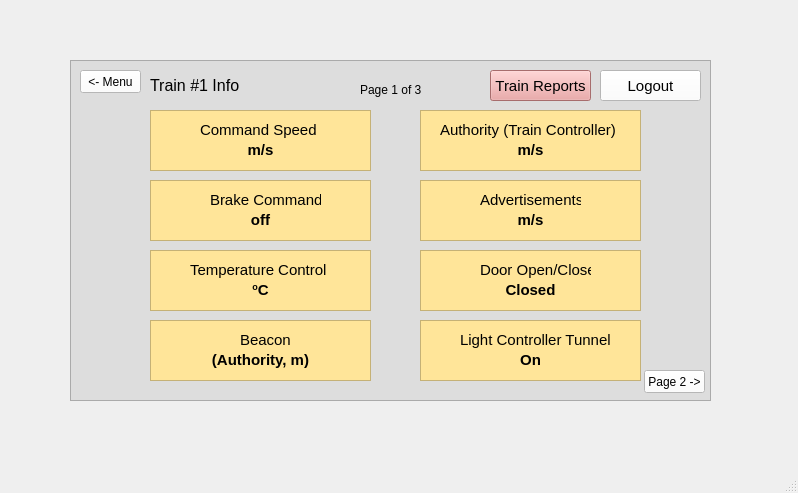
<?xml version="1.0" encoding="UTF-8"?>
<ui version="4.0">
 <class>MainWindow</class>
 <widget class="QMainWindow" name="MainWindow">
  <property name="geometry">
   <rect>
    <x>0</x>
    <y>0</y>
    <width>798</width>
    <height>493</height>
   </rect>
  </property>
  <property name="windowTitle">
   <string>MainWindow</string>
  </property>
  <widget class="QWidget" name="centralwidget">
   <widget class="QPushButton" name="logout_button_info1">
    <property name="geometry">
     <rect>
      <x>600</x>
      <y>70</y>
      <width>101</width>
      <height>31</height>
     </rect>
    </property>
    <property name="sizePolicy">
     <sizepolicy hsizetype="Minimum" vsizetype="Minimum">
      <horstretch>0</horstretch>
      <verstretch>0</verstretch>
     </sizepolicy>
    </property>
    <property name="minimumSize">
     <size>
      <width>0</width>
      <height>0</height>
     </size>
    </property>
    <property name="maximumSize">
     <size>
      <width>1347</width>
      <height>16777215</height>
     </size>
    </property>
    <property name="font">
     <font>
      <pointsize>11</pointsize>
     </font>
    </property>
    <property name="styleSheet">
     <string notr="true">background-color: rgb(255, 255, 255);</string>
    </property>
    <property name="text">
     <string>Logout</string>
    </property>
    <property name="iconSize">
     <size>
      <width>20</width>
      <height>20</height>
     </size>
    </property>
   </widget>
   <widget class="QFrame" name="frame">
    <property name="geometry">
     <rect>
      <x>70</x>
      <y>60</y>
      <width>641</width>
      <height>341</height>
     </rect>
    </property>
    <property name="styleSheet">
     <string notr="true">background-color: rgb(221, 221, 221);
border-color: rgb(0, 0, 0);</string>
    </property>
    <property name="frameShape">
     <enum>QFrame::StyledPanel</enum>
    </property>
    <property name="frameShadow">
     <enum>QFrame::Raised</enum>
    </property>
    <widget class="QLabel" name="label">
     <property name="geometry">
      <rect>
       <x>80</x>
       <y>10</y>
       <width>203</width>
       <height>31</height>
      </rect>
     </property>
     <property name="font">
      <font>
       <pointsize>12</pointsize>
      </font>
     </property>
     <property name="text">
      <string>Train #1 Info</string>
     </property>
    </widget>
    <widget class="QPushButton" name="report_button_info1">
     <property name="geometry">
      <rect>
       <x>420</x>
       <y>10</y>
       <width>101</width>
       <height>31</height>
      </rect>
     </property>
     <property name="sizePolicy">
      <sizepolicy hsizetype="Minimum" vsizetype="Minimum">
       <horstretch>0</horstretch>
       <verstretch>0</verstretch>
      </sizepolicy>
     </property>
     <property name="minimumSize">
      <size>
       <width>0</width>
       <height>0</height>
      </size>
     </property>
     <property name="maximumSize">
      <size>
       <width>1347</width>
       <height>16777215</height>
      </size>
     </property>
     <property name="font">
      <font>
       <pointsize>11</pointsize>
      </font>
     </property>
     <property name="styleSheet">
      <string notr="true">background-color: rgb(234, 153, 153);</string>
     </property>
     <property name="text">
      <string>Train Reports</string>
     </property>
     <property name="iconSize">
      <size>
       <width>20</width>
       <height>20</height>
      </size>
     </property>
    </widget>
    <widget class="QLabel" name="label_2">
     <property name="geometry">
      <rect>
       <x>130</x>
       <y>60</y>
       <width>121</width>
       <height>20</height>
      </rect>
     </property>
     <property name="font">
      <font>
       <pointsize>11</pointsize>
      </font>
     </property>
     <property name="styleSheet">
      <string notr="true">background-color: rgb(255, 229, 153);</string>
     </property>
     <property name="text">
      <string>Command Speed</string>
     </property>
    </widget>
    <widget class="QTextBrowser" name="disp_command_speed">
     <property name="geometry">
      <rect>
       <x>80</x>
       <y>50</y>
       <width>221</width>
       <height>61</height>
      </rect>
     </property>
     <property name="styleSheet">
      <string notr="true">background-color: rgb(255, 229, 153);</string>
     </property>
     <property name="html">
      <string>&lt;!DOCTYPE HTML PUBLIC &quot;-//W3C//DTD HTML 4.0//EN&quot; &quot;http://www.w3.org/TR/REC-html40/strict.dtd&quot;&gt;
&lt;html&gt;&lt;head&gt;&lt;meta name=&quot;qrichtext&quot; content=&quot;1&quot; /&gt;&lt;style type=&quot;text/css&quot;&gt;
p, li { white-space: pre-wrap; }
&lt;/style&gt;&lt;/head&gt;&lt;body style=&quot; font-family:'MS Shell Dlg 2'; font-size:8.25pt; font-weight:400; font-style:normal;&quot;&gt;
&lt;p align=&quot;center&quot; style=&quot;-qt-paragraph-type:empty; margin-top:0px; margin-bottom:0px; margin-left:0px; margin-right:0px; -qt-block-indent:0; text-indent:0px;&quot;&gt;&lt;br /&gt;&lt;/p&gt;
&lt;p align=&quot;center&quot; style=&quot;-qt-paragraph-type:empty; margin-top:0px; margin-bottom:0px; margin-left:0px; margin-right:0px; -qt-block-indent:0; text-indent:0px; font-weight:600;&quot;&gt;&lt;br /&gt;&lt;/p&gt;
&lt;p align=&quot;center&quot; style=&quot; margin-top:0px; margin-bottom:0px; margin-left:0px; margin-right:0px; -qt-block-indent:0; text-indent:0px;&quot;&gt;&lt;span style=&quot; font-size:11pt; font-weight:600;&quot;&gt;m/s&lt;/span&gt;&lt;/p&gt;&lt;/body&gt;&lt;/html&gt;</string>
     </property>
    </widget>
    <widget class="QTextBrowser" name="disp_authority_train">
     <property name="geometry">
      <rect>
       <x>350</x>
       <y>50</y>
       <width>221</width>
       <height>61</height>
      </rect>
     </property>
     <property name="styleSheet">
      <string notr="true">background-color: rgb(255, 229, 153);</string>
     </property>
     <property name="html">
      <string>&lt;!DOCTYPE HTML PUBLIC &quot;-//W3C//DTD HTML 4.0//EN&quot; &quot;http://www.w3.org/TR/REC-html40/strict.dtd&quot;&gt;
&lt;html&gt;&lt;head&gt;&lt;meta name=&quot;qrichtext&quot; content=&quot;1&quot; /&gt;&lt;style type=&quot;text/css&quot;&gt;
p, li { white-space: pre-wrap; }
&lt;/style&gt;&lt;/head&gt;&lt;body style=&quot; font-family:'MS Shell Dlg 2'; font-size:8.25pt; font-weight:400; font-style:normal;&quot;&gt;
&lt;p align=&quot;center&quot; style=&quot;-qt-paragraph-type:empty; margin-top:0px; margin-bottom:0px; margin-left:0px; margin-right:0px; -qt-block-indent:0; text-indent:0px;&quot;&gt;&lt;br /&gt;&lt;/p&gt;
&lt;p align=&quot;center&quot; style=&quot;-qt-paragraph-type:empty; margin-top:0px; margin-bottom:0px; margin-left:0px; margin-right:0px; -qt-block-indent:0; text-indent:0px; font-weight:600;&quot;&gt;&lt;br /&gt;&lt;/p&gt;
&lt;p align=&quot;center&quot; style=&quot; margin-top:0px; margin-bottom:0px; margin-left:0px; margin-right:0px; -qt-block-indent:0; text-indent:0px;&quot;&gt;&lt;span style=&quot; font-size:11pt; font-weight:600;&quot;&gt;m/s&lt;/span&gt;&lt;/p&gt;&lt;/body&gt;&lt;/html&gt;</string>
     </property>
    </widget>
    <widget class="QLabel" name="label_3">
     <property name="geometry">
      <rect>
       <x>370</x>
       <y>60</y>
       <width>181</width>
       <height>20</height>
      </rect>
     </property>
     <property name="font">
      <font>
       <pointsize>11</pointsize>
      </font>
     </property>
     <property name="styleSheet">
      <string notr="true">background-color: rgb(255, 229, 153);</string>
     </property>
     <property name="text">
      <string>Authority (Train Controller)</string>
     </property>
    </widget>
    <widget class="QTextBrowser" name="disp_advertisements">
     <property name="geometry">
      <rect>
       <x>350</x>
       <y>120</y>
       <width>221</width>
       <height>61</height>
      </rect>
     </property>
     <property name="styleSheet">
      <string notr="true">background-color: rgb(255, 229, 153);</string>
     </property>
     <property name="html">
      <string>&lt;!DOCTYPE HTML PUBLIC &quot;-//W3C//DTD HTML 4.0//EN&quot; &quot;http://www.w3.org/TR/REC-html40/strict.dtd&quot;&gt;
&lt;html&gt;&lt;head&gt;&lt;meta name=&quot;qrichtext&quot; content=&quot;1&quot; /&gt;&lt;style type=&quot;text/css&quot;&gt;
p, li { white-space: pre-wrap; }
&lt;/style&gt;&lt;/head&gt;&lt;body style=&quot; font-family:'MS Shell Dlg 2'; font-size:8.25pt; font-weight:400; font-style:normal;&quot;&gt;
&lt;p align=&quot;center&quot; style=&quot;-qt-paragraph-type:empty; margin-top:0px; margin-bottom:0px; margin-left:0px; margin-right:0px; -qt-block-indent:0; text-indent:0px;&quot;&gt;&lt;br /&gt;&lt;/p&gt;
&lt;p align=&quot;center&quot; style=&quot;-qt-paragraph-type:empty; margin-top:0px; margin-bottom:0px; margin-left:0px; margin-right:0px; -qt-block-indent:0; text-indent:0px; font-weight:600;&quot;&gt;&lt;br /&gt;&lt;/p&gt;
&lt;p align=&quot;center&quot; style=&quot; margin-top:0px; margin-bottom:0px; margin-left:0px; margin-right:0px; -qt-block-indent:0; text-indent:0px;&quot;&gt;&lt;span style=&quot; font-size:11pt; font-weight:600;&quot;&gt;m/s&lt;/span&gt;&lt;/p&gt;&lt;/body&gt;&lt;/html&gt;</string>
     </property>
    </widget>
    <widget class="QTextBrowser" name="disp_brake_command">
     <property name="geometry">
      <rect>
       <x>80</x>
       <y>120</y>
       <width>221</width>
       <height>61</height>
      </rect>
     </property>
     <property name="styleSheet">
      <string notr="true">background-color: rgb(255, 229, 153);</string>
     </property>
     <property name="html">
      <string>&lt;!DOCTYPE HTML PUBLIC &quot;-//W3C//DTD HTML 4.0//EN&quot; &quot;http://www.w3.org/TR/REC-html40/strict.dtd&quot;&gt;
&lt;html&gt;&lt;head&gt;&lt;meta name=&quot;qrichtext&quot; content=&quot;1&quot; /&gt;&lt;style type=&quot;text/css&quot;&gt;
p, li { white-space: pre-wrap; }
&lt;/style&gt;&lt;/head&gt;&lt;body style=&quot; font-family:'MS Shell Dlg 2'; font-size:8.25pt; font-weight:400; font-style:normal;&quot;&gt;
&lt;p align=&quot;center&quot; style=&quot;-qt-paragraph-type:empty; margin-top:0px; margin-bottom:0px; margin-left:0px; margin-right:0px; -qt-block-indent:0; text-indent:0px;&quot;&gt;&lt;br /&gt;&lt;/p&gt;
&lt;p align=&quot;center&quot; style=&quot;-qt-paragraph-type:empty; margin-top:0px; margin-bottom:0px; margin-left:0px; margin-right:0px; -qt-block-indent:0; text-indent:0px; font-weight:600;&quot;&gt;&lt;br /&gt;&lt;/p&gt;
&lt;p align=&quot;center&quot; style=&quot; margin-top:0px; margin-bottom:0px; margin-left:0px; margin-right:0px; -qt-block-indent:0; text-indent:0px;&quot;&gt;&lt;span style=&quot; font-size:11pt; font-weight:600;&quot;&gt;off&lt;/span&gt;&lt;/p&gt;&lt;/body&gt;&lt;/html&gt;</string>
     </property>
    </widget>
    <widget class="QLabel" name="label_4">
     <property name="geometry">
      <rect>
       <x>410</x>
       <y>130</y>
       <width>101</width>
       <height>20</height>
      </rect>
     </property>
     <property name="font">
      <font>
       <pointsize>11</pointsize>
      </font>
     </property>
     <property name="styleSheet">
      <string notr="true">background-color: rgb(255, 229, 153);</string>
     </property>
     <property name="text">
      <string>Advertisements</string>
     </property>
    </widget>
    <widget class="QLabel" name="label_5">
     <property name="geometry">
      <rect>
       <x>140</x>
       <y>130</y>
       <width>111</width>
       <height>20</height>
      </rect>
     </property>
     <property name="font">
      <font>
       <pointsize>11</pointsize>
      </font>
     </property>
     <property name="styleSheet">
      <string notr="true">background-color: rgb(255, 229, 153);</string>
     </property>
     <property name="text">
      <string>Brake Command</string>
     </property>
    </widget>
    <widget class="QTextBrowser" name="disp_door">
     <property name="geometry">
      <rect>
       <x>350</x>
       <y>190</y>
       <width>221</width>
       <height>61</height>
      </rect>
     </property>
     <property name="styleSheet">
      <string notr="true">background-color: rgb(255, 229, 153);</string>
     </property>
     <property name="html">
      <string>&lt;!DOCTYPE HTML PUBLIC &quot;-//W3C//DTD HTML 4.0//EN&quot; &quot;http://www.w3.org/TR/REC-html40/strict.dtd&quot;&gt;
&lt;html&gt;&lt;head&gt;&lt;meta name=&quot;qrichtext&quot; content=&quot;1&quot; /&gt;&lt;style type=&quot;text/css&quot;&gt;
p, li { white-space: pre-wrap; }
&lt;/style&gt;&lt;/head&gt;&lt;body style=&quot; font-family:'MS Shell Dlg 2'; font-size:8.25pt; font-weight:400; font-style:normal;&quot;&gt;
&lt;p align=&quot;center&quot; style=&quot;-qt-paragraph-type:empty; margin-top:0px; margin-bottom:0px; margin-left:0px; margin-right:0px; -qt-block-indent:0; text-indent:0px;&quot;&gt;&lt;br /&gt;&lt;/p&gt;
&lt;p align=&quot;center&quot; style=&quot;-qt-paragraph-type:empty; margin-top:0px; margin-bottom:0px; margin-left:0px; margin-right:0px; -qt-block-indent:0; text-indent:0px; font-weight:600;&quot;&gt;&lt;br /&gt;&lt;/p&gt;
&lt;p align=&quot;center&quot; style=&quot; margin-top:0px; margin-bottom:0px; margin-left:0px; margin-right:0px; -qt-block-indent:0; text-indent:0px;&quot;&gt;&lt;span style=&quot; font-size:11pt; font-weight:600;&quot;&gt;Closed&lt;/span&gt;&lt;/p&gt;&lt;/body&gt;&lt;/html&gt;</string>
     </property>
    </widget>
    <widget class="QTextBrowser" name="disp_temperature_control">
     <property name="geometry">
      <rect>
       <x>80</x>
       <y>190</y>
       <width>221</width>
       <height>61</height>
      </rect>
     </property>
     <property name="styleSheet">
      <string notr="true">background-color: rgb(255, 229, 153);</string>
     </property>
     <property name="html">
      <string>&lt;!DOCTYPE HTML PUBLIC &quot;-//W3C//DTD HTML 4.0//EN&quot; &quot;http://www.w3.org/TR/REC-html40/strict.dtd&quot;&gt;
&lt;html&gt;&lt;head&gt;&lt;meta name=&quot;qrichtext&quot; content=&quot;1&quot; /&gt;&lt;style type=&quot;text/css&quot;&gt;
p, li { white-space: pre-wrap; }
&lt;/style&gt;&lt;/head&gt;&lt;body style=&quot; font-family:'MS Shell Dlg 2'; font-size:8.25pt; font-weight:400; font-style:normal;&quot;&gt;
&lt;p align=&quot;center&quot; style=&quot;-qt-paragraph-type:empty; margin-top:0px; margin-bottom:0px; margin-left:0px; margin-right:0px; -qt-block-indent:0; text-indent:0px;&quot;&gt;&lt;br /&gt;&lt;/p&gt;
&lt;p align=&quot;center&quot; style=&quot;-qt-paragraph-type:empty; margin-top:0px; margin-bottom:0px; margin-left:0px; margin-right:0px; -qt-block-indent:0; text-indent:0px;&quot;&gt;&lt;br /&gt;&lt;/p&gt;
&lt;p align=&quot;center&quot; style=&quot; margin-top:0px; margin-bottom:0px; margin-left:0px; margin-right:0px; -qt-block-indent:0; text-indent:0px;&quot;&gt;&lt;span style=&quot; font-size:11pt; font-weight:600; vertical-align:super;&quot;&gt;o&lt;/span&gt;&lt;span style=&quot; font-size:11pt; font-weight:600;&quot;&gt;C&lt;/span&gt;&lt;/p&gt;&lt;/body&gt;&lt;/html&gt;</string>
     </property>
    </widget>
    <widget class="QLabel" name="label_6">
     <property name="geometry">
      <rect>
       <x>410</x>
       <y>200</y>
       <width>111</width>
       <height>20</height>
      </rect>
     </property>
     <property name="font">
      <font>
       <pointsize>11</pointsize>
      </font>
     </property>
     <property name="styleSheet">
      <string notr="true">background-color: rgb(255, 229, 153);</string>
     </property>
     <property name="text">
      <string>Door Open/Close</string>
     </property>
    </widget>
    <widget class="QLabel" name="label_7">
     <property name="geometry">
      <rect>
       <x>120</x>
       <y>200</y>
       <width>141</width>
       <height>20</height>
      </rect>
     </property>
     <property name="font">
      <font>
       <pointsize>11</pointsize>
      </font>
     </property>
     <property name="styleSheet">
      <string notr="true">background-color: rgb(255, 229, 153);</string>
     </property>
     <property name="text">
      <string>Temperature Control</string>
     </property>
    </widget>
    <widget class="QTextBrowser" name="disp_light_controller_tunnel">
     <property name="geometry">
      <rect>
       <x>350</x>
       <y>260</y>
       <width>221</width>
       <height>61</height>
      </rect>
     </property>
     <property name="styleSheet">
      <string notr="true">background-color: rgb(255, 229, 153);</string>
     </property>
     <property name="html">
      <string>&lt;!DOCTYPE HTML PUBLIC &quot;-//W3C//DTD HTML 4.0//EN&quot; &quot;http://www.w3.org/TR/REC-html40/strict.dtd&quot;&gt;
&lt;html&gt;&lt;head&gt;&lt;meta name=&quot;qrichtext&quot; content=&quot;1&quot; /&gt;&lt;style type=&quot;text/css&quot;&gt;
p, li { white-space: pre-wrap; }
&lt;/style&gt;&lt;/head&gt;&lt;body style=&quot; font-family:'MS Shell Dlg 2'; font-size:8.25pt; font-weight:400; font-style:normal;&quot;&gt;
&lt;p align=&quot;center&quot; style=&quot;-qt-paragraph-type:empty; margin-top:0px; margin-bottom:0px; margin-left:0px; margin-right:0px; -qt-block-indent:0; text-indent:0px;&quot;&gt;&lt;br /&gt;&lt;/p&gt;
&lt;p align=&quot;center&quot; style=&quot;-qt-paragraph-type:empty; margin-top:0px; margin-bottom:0px; margin-left:0px; margin-right:0px; -qt-block-indent:0; text-indent:0px; font-weight:600;&quot;&gt;&lt;br /&gt;&lt;/p&gt;
&lt;p align=&quot;center&quot; style=&quot; margin-top:0px; margin-bottom:0px; margin-left:0px; margin-right:0px; -qt-block-indent:0; text-indent:0px;&quot;&gt;&lt;span style=&quot; font-size:11pt; font-weight:600;&quot;&gt;On&lt;/span&gt;&lt;/p&gt;&lt;/body&gt;&lt;/html&gt;</string>
     </property>
    </widget>
    <widget class="QTextBrowser" name="disp_beacon">
     <property name="geometry">
      <rect>
       <x>80</x>
       <y>260</y>
       <width>221</width>
       <height>61</height>
      </rect>
     </property>
     <property name="styleSheet">
      <string notr="true">background-color: rgb(255, 229, 153);</string>
     </property>
     <property name="html">
      <string>&lt;!DOCTYPE HTML PUBLIC &quot;-//W3C//DTD HTML 4.0//EN&quot; &quot;http://www.w3.org/TR/REC-html40/strict.dtd&quot;&gt;
&lt;html&gt;&lt;head&gt;&lt;meta name=&quot;qrichtext&quot; content=&quot;1&quot; /&gt;&lt;style type=&quot;text/css&quot;&gt;
p, li { white-space: pre-wrap; }
&lt;/style&gt;&lt;/head&gt;&lt;body style=&quot; font-family:'MS Shell Dlg 2'; font-size:8.25pt; font-weight:400; font-style:normal;&quot;&gt;
&lt;p align=&quot;center&quot; style=&quot;-qt-paragraph-type:empty; margin-top:0px; margin-bottom:0px; margin-left:0px; margin-right:0px; -qt-block-indent:0; text-indent:0px;&quot;&gt;&lt;br /&gt;&lt;/p&gt;
&lt;p align=&quot;center&quot; style=&quot;-qt-paragraph-type:empty; margin-top:0px; margin-bottom:0px; margin-left:0px; margin-right:0px; -qt-block-indent:0; text-indent:0px; font-weight:600;&quot;&gt;&lt;br /&gt;&lt;/p&gt;
&lt;p align=&quot;center&quot; style=&quot; margin-top:0px; margin-bottom:0px; margin-left:0px; margin-right:0px; -qt-block-indent:0; text-indent:0px;&quot;&gt;&lt;span style=&quot; font-size:11pt; font-weight:600;&quot;&gt;(Authority, m)&lt;/span&gt;&lt;/p&gt;&lt;/body&gt;&lt;/html&gt;</string>
     </property>
    </widget>
    <widget class="QLabel" name="label_8">
     <property name="geometry">
      <rect>
       <x>390</x>
       <y>270</y>
       <width>151</width>
       <height>20</height>
      </rect>
     </property>
     <property name="font">
      <font>
       <pointsize>11</pointsize>
      </font>
     </property>
     <property name="styleSheet">
      <string notr="true">background-color: rgb(255, 229, 153);</string>
     </property>
     <property name="text">
      <string>Light Controller Tunnel</string>
     </property>
    </widget>
    <widget class="QLabel" name="label_9">
     <property name="geometry">
      <rect>
       <x>170</x>
       <y>270</y>
       <width>51</width>
       <height>20</height>
      </rect>
     </property>
     <property name="font">
      <font>
       <pointsize>11</pointsize>
      </font>
     </property>
     <property name="styleSheet">
      <string notr="true">background-color: rgb(255, 229, 153);</string>
     </property>
     <property name="text">
      <string>Beacon</string>
     </property>
    </widget>
    <widget class="QLabel" name="label_10">
     <property name="geometry">
      <rect>
       <x>290</x>
       <y>20</y>
       <width>71</width>
       <height>20</height>
      </rect>
     </property>
     <property name="font">
      <font>
       <pointsize>9</pointsize>
      </font>
     </property>
     <property name="text">
      <string>Page 1 of 3</string>
     </property>
    </widget>
    <widget class="QPushButton" name="page1to2_button">
     <property name="geometry">
      <rect>
       <x>574</x>
       <y>310</y>
       <width>61</width>
       <height>23</height>
      </rect>
     </property>
     <property name="styleSheet">
      <string notr="true">background-color: rgb(255, 255, 255);</string>
     </property>
     <property name="text">
      <string>Page 2 -&gt;</string>
     </property>
    </widget>
    <widget class="QPushButton" name="page1toM_button">
     <property name="geometry">
      <rect>
       <x>10</x>
       <y>10</y>
       <width>61</width>
       <height>23</height>
      </rect>
     </property>
     <property name="styleSheet">
      <string notr="true">background-color: rgb(255, 255, 255);</string>
     </property>
     <property name="text">
      <string>&lt;- Menu</string>
     </property>
    </widget>
    <zorder>label</zorder>
    <zorder>report_button_info1</zorder>
    <zorder>disp_command_speed</zorder>
    <zorder>label_2</zorder>
    <zorder>disp_authority_train</zorder>
    <zorder>label_3</zorder>
    <zorder>disp_advertisements</zorder>
    <zorder>disp_brake_command</zorder>
    <zorder>label_4</zorder>
    <zorder>label_5</zorder>
    <zorder>disp_door</zorder>
    <zorder>disp_temperature_control</zorder>
    <zorder>label_6</zorder>
    <zorder>label_7</zorder>
    <zorder>disp_light_controller_tunnel</zorder>
    <zorder>disp_beacon</zorder>
    <zorder>label_8</zorder>
    <zorder>label_9</zorder>
    <zorder>label_10</zorder>
    <zorder>page1to2_button</zorder>
    <zorder>page1toM_button</zorder>
   </widget>
   <zorder>frame</zorder>
   <zorder>logout_button_info1</zorder>
  </widget>
  <widget class="QStatusBar" name="statusbar"/>
 </widget>
 <resources/>
 <connections/>
</ui>
